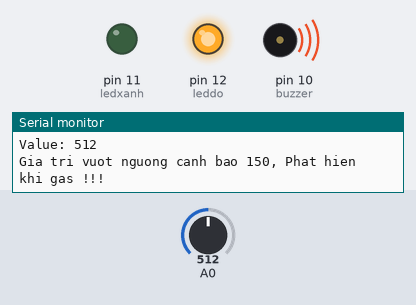
This sketch was run on a simulated Arduino Uno, built with avr-gcc and run on an emulated ATmega328P. Parts: output pins drawn as LEDs (lit = HIGH), buzzer (waves = sounding), the last lines printed to the serial monitor. The test bench sets the inputs (shaded band); at power-on: A0 = 512.

Above: at 5.8 s.
5.9 s: A0 set to 164
11.9 s: A0 set to 142
At 16.0 s:
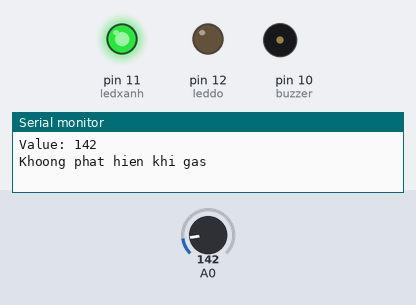
17.9 s: A0 set to 306
At 21.2 s:
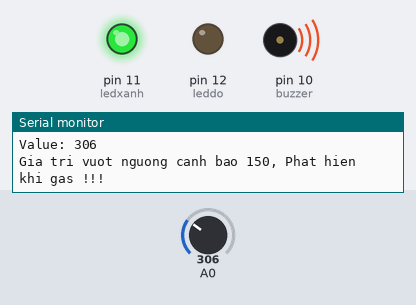
28.7 s: A0 set to 122
At 33.7 s:
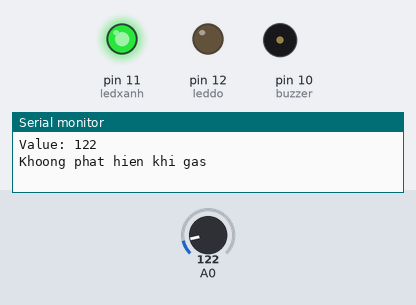
34.7 s: A0 set to 511
At 36.8 s:
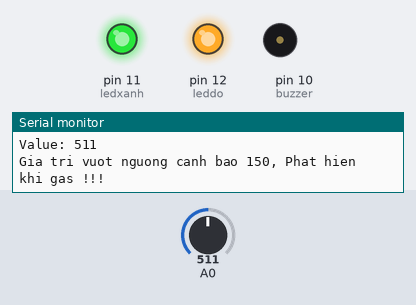
Timing chart, 0 to 43.5 s (numbered marks = the images above; inputs shaded):
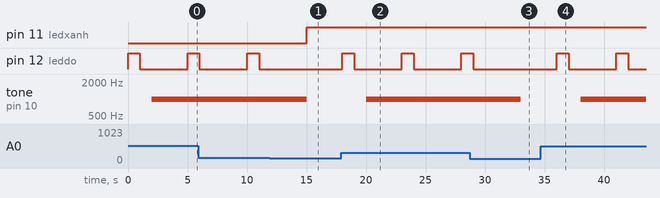

The sketch:

Gas_Coi_Led.ino
```cpp
int buzzer = 10;      //khai báo chân 10 của còi
int ledxanh = 11;     //khai báo chân 11 của led
int leddo=12;
int Value;
int nguong_canh_bao = 150;

void setup()
{
  pinMode(ledxanh, OUTPUT);
  pinMode(leddo, OUTPUT);
  pinMode(buzzer, OUTPUT);
  Serial.begin(9600);           //Mở cổng Serial tại port 9600
}
void loop()
{
  Value = analogRead(A0);      //đọc giá trị điện áp ở chân Analog A0, còn ở chân Digital(Ax) là DigitalRead(ten_bien)
  Serial.print("Value: ");
  Serial.print(Value);

  if(Value > nguong_canh_bao)
  {
    Serial.print("\nGia tri vuot nguong canh bao 150, Phat hien  khi gas !!!\n");
    digitalWrite(leddo, HIGH);
    delay(1000);
    digitalWrite(leddo, LOW);
    delay(1000);
    tone(buzzer, 1000, 5000);                   //bật còi báo động, 1000 là tần số, 500 là t/g phát báo động
  }
  else
  {
    Serial.print("\nKhoong phat hien khi gas\n");
    digitalWrite(ledxanh, HIGH);
    noTone(buzzer);                            //tắt còi báo động

  }
  delay(3000);
}
```

Measured:
- the behaviour switches between 151 and 150 on A0 (found by bisection; images 0 and 1)
- after the input at 11.9 s, pin 11 (ledxanh): LOW → HIGH after 3.1 s; pin 12 (leddo): stays LOW (without the input it goes to HIGH after 3.1 s); tone on pin 10 (buzzer): 1000 Hz → silent after 3.1 s
- after the input at 17.9 s, pin 12 (leddo): alternates HIGH for 1.0 s and LOW for 4.0 s, starting after 0.11 s; tone on pin 10 (buzzer): silent → 1000 Hz after 2.1 s
- after the input at 28.7 s, pin 12 (leddo): goes on until 29.0 s, then stays LOW; tone on pin 10 (buzzer): 1000 Hz → silent after 4.3 s
- after the input at 34.7 s, pin 12 (leddo): alternates HIGH for 1.0 s and LOW for 4.0 s, starting after 1.3 s; tone on pin 10 (buzzer): silent → 1000 Hz after 3.3 s
